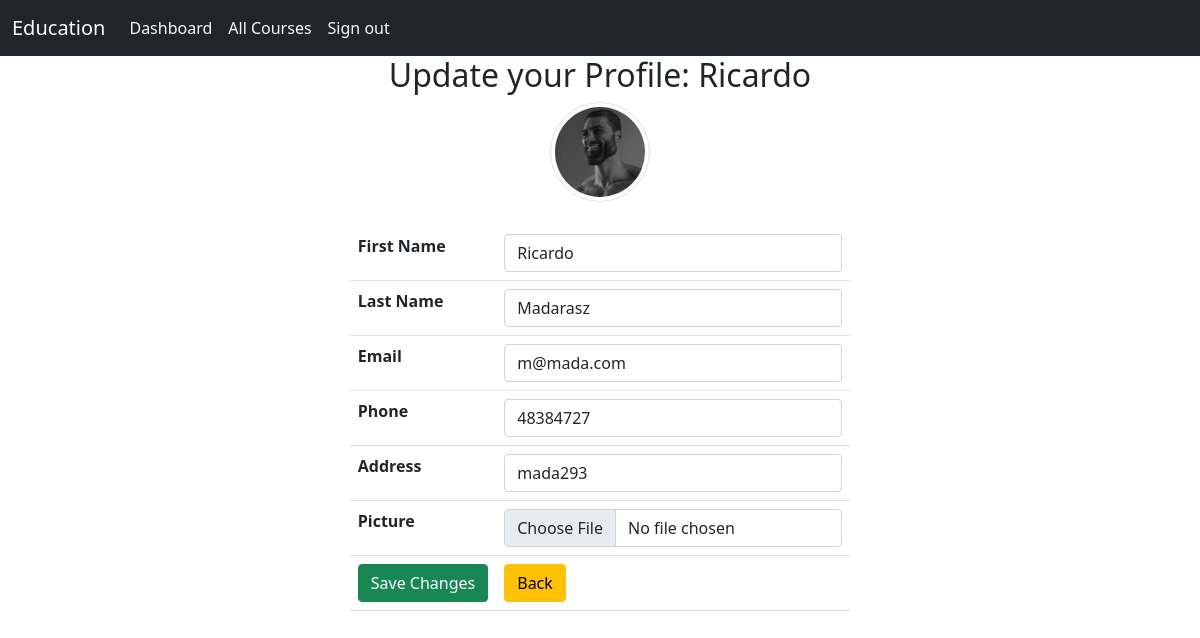
The page /update.php?id=6 (signed in) on the database its author committed.
### tables this page shows
CREATE TABLE `users` (
  `userID` int(11) NOT NULL AUTO_INCREMENT,
  `first_name` varchar(255) NOT NULL,
  `last_name` varchar(255) NOT NULL,
  `email` varchar(255) NOT NULL,
  `phone` int(50) NOT NULL,
  `address` varchar(255) NOT NULL,
  `picture` varchar(255) NOT NULL,
  `password` varchar(255) NOT NULL,
  `status` varchar(255) NOT NULL DEFAULT 'user',
  PRIMARY KEY (`userID`)
);

### update.php (the view, shortened to what this page needs)
<?php
require_once 'components/db_connect.php';
if (isset($_GET['id'])) {
    $id = $_GET['id'];
    $sql = "SELECT * FROM users WHERE userID = {$id}";
    $result = mysqli_query($connect, $sql);
    if (mysqli_num_rows($result) == 1) {
        $data = mysqli_fetch_assoc($result);
        $f_name = $data['first_name'];
        $l_name = $data['last_name'];
        $email = $data['email'];
        $phone = $data['phone'];
        $address = $data['address'];
    }
}
?>
<!DOCTYPE html>
<html lang="en">
<head>
   <?php require_once 'components/bootstrap.php'?>
</head>
<body>
<?php require_once 'components/nav2.php'?>
<div class="container">
        <div class="mb-4 text-center">
        <h2>Update your Profile: <?php echo $f_name ?></h2>
        <img class='img-thumbnail rounded-circle' src='pictures/<?php echo $data['picture'] ?>' alt="<?php echo $f_name ?>">
        </div>
        <div class="d-flex justify-content-center">
        <form method="post" enctype="multipart/form-data">
            <table class=" table">
                <tr>
                    <th>First Name</th>
                    <td><input class="form-control" type="text"  name="first_name" placeholder ="First Name" value="<?php echo $f_name ?>"  /></td>
                </tr>
                <tr>
                    <th>Last Name</th>
                    <td><input class="form-control" type= "text" name="last_name"  placeholder="Last Name" value ="<?php echo $l_name ?>" /></td>
                </tr>
                <tr>
                    <th>Email</th>
                    <td><input class="form-control" type="email" name="email" placeholder= "Email" value= "<?php echo $email ?>" /></td>
                </tr>
                <tr>
                    <th>Phone</th>
                    <td><input class="form-control" type="text" name="phone" placeholder= "Phone" value= "<?php echo $phone ?>" /></td>
                </tr>
                <tr>
                    <th>Address</th>
                    <td><input class="form-control" type="text" name="address" placeholder= "Address" value= "<?php echo $address ?>" /></td>
                </tr>
                <tr>
                    <th>Picture</th>
                    <td><input class="form-control" type="file" name="picture" /></td>
                </tr>
                <tr>
                    <td><button name="submit" class="btn btn-success" type= "submit">Save Changes</button></td>
                    <td><a href= "<?php echo $backBtn?>"><button class="btn btn-warning" type="button">Back</button></a></td>
                </tr>
            </table>
        </form>
        </div>
</div>
</body>
</html>

### update.php (style rules this page uses)
.img-thumbnail { width: 100px !important; height: 100px !important; }

### rows shown on the page
users: first_name "Ricardo", picture (picture), last_name "Madarasz", email "m@mada.com", phone "48384727", address "mada293"
